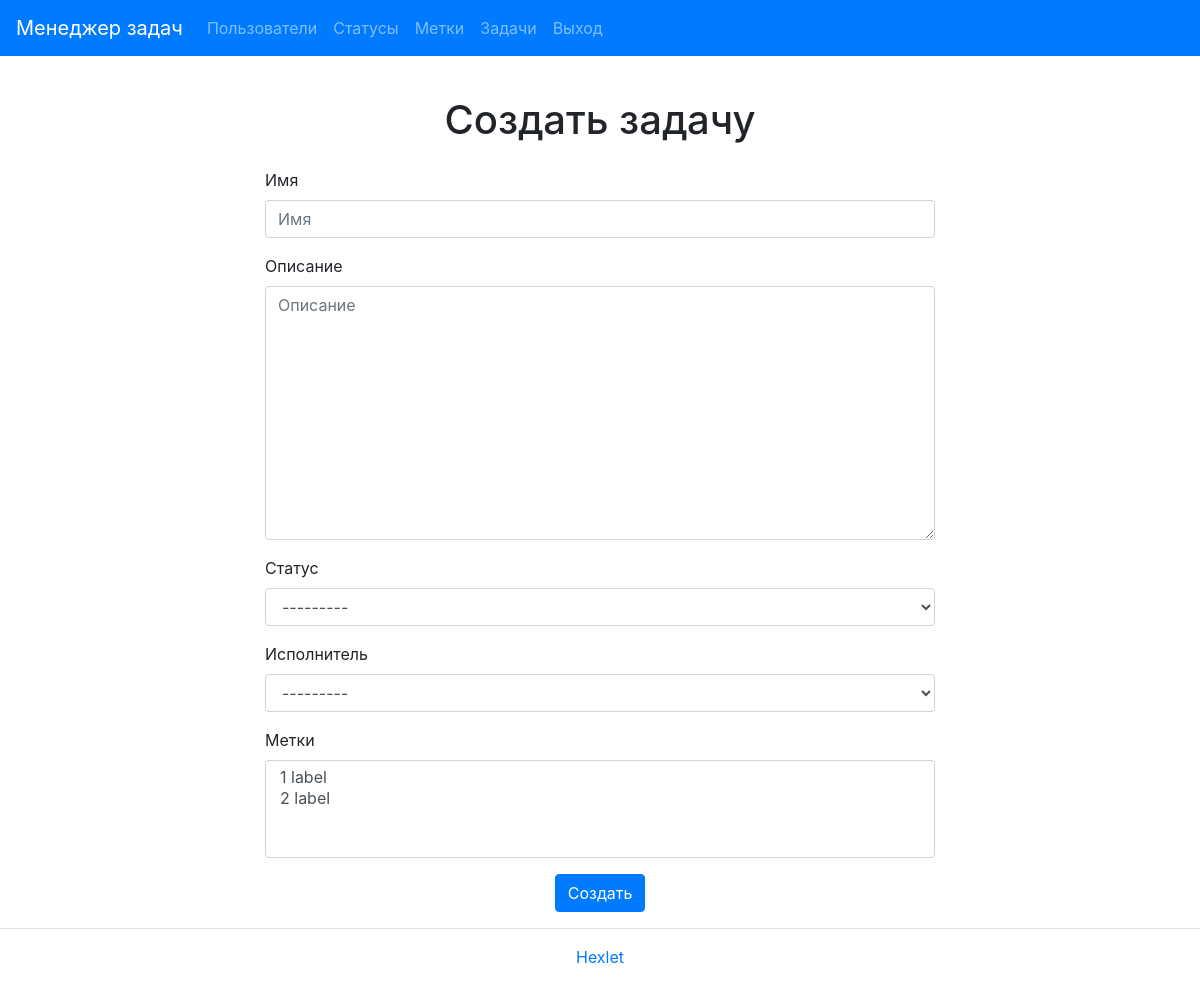
The page /tasks/create/ (signed in) on the database as committed earlier.
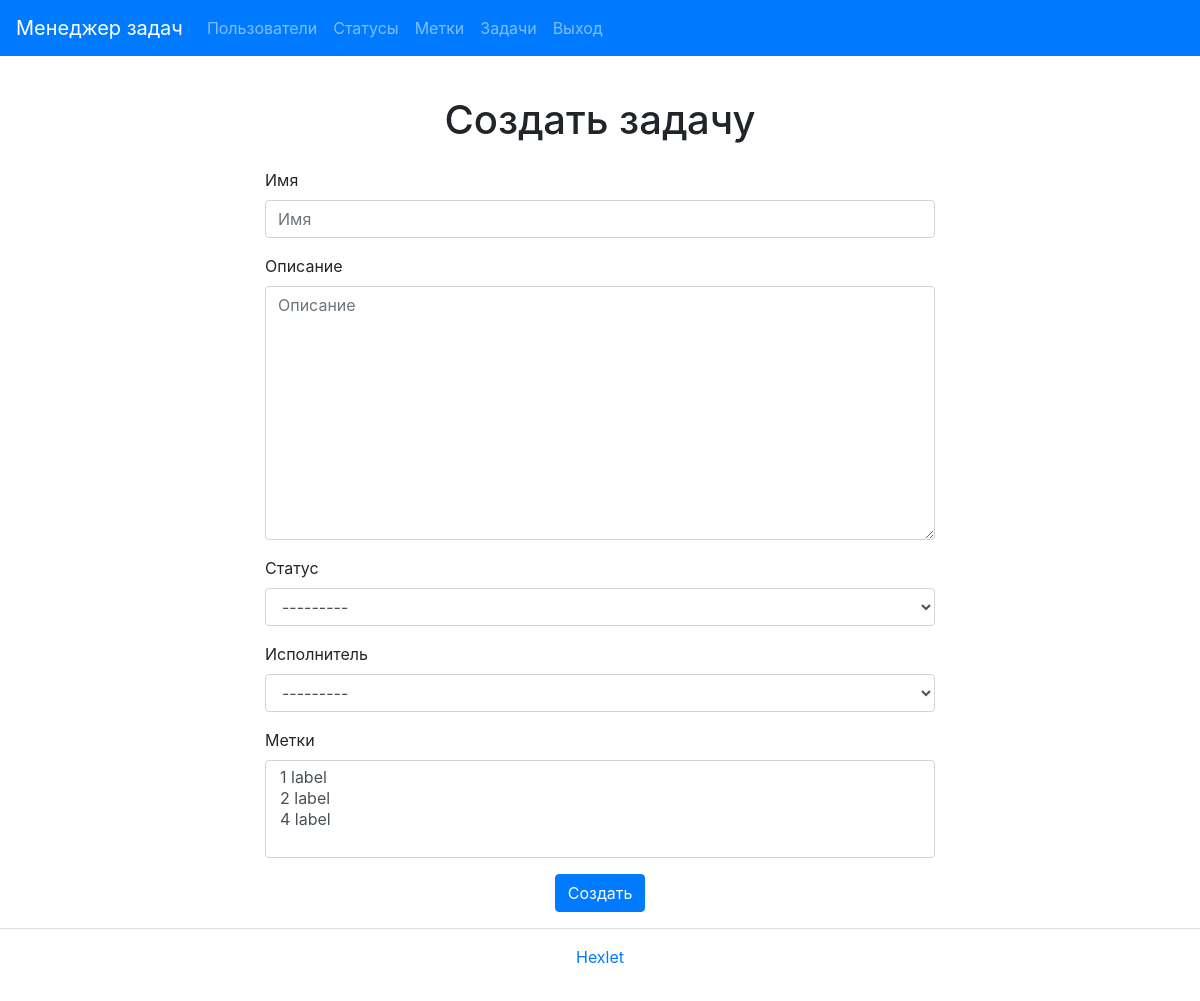
The same page on the database as committed later.
### task_manager/tasks/views.py (the view, shortened to what this page needs)
# urls.py: path('create/', TaskCreateView.as_view(), name='task_create'),
class TaskCreateView(UserLoginMixin, CreateView):
    model = Task
    form_class = TaskCreateForm
    template_name = 'tasks/task_create.html'
    success_message = _('The task was created successfully')

### task_manager/tasks/forms.py
class TaskCreateForm(ModelForm):
    class Meta:
        model = Task
        fields = ['name', 'description', 'status', 'executor', 'labels']

### task_manager/labels/models.py (called while the page is built)
    def __str__(self):
        return self.name

### task_manager/statuses/models.py (called while the page is built)
    def __str__(self):
        return self.name

### task_manager/users/models.py (called while the page is built)
    def __str__(self):
        return self.get_full_name()

### task_manager/templates/tasks/task_create.html (shortened to what this page needs)
{% extends "base.html" %}
{% load i18n %}
{% load bootstrap4 crispy_forms_tags %}
{% block title %}<h1 class="my-4 text-center">{% trans 'Create task' %}</h1>{% endblock %}
{% block content %}
<div class="container  max-width">
    <form method="post">
        {% bootstrap_form form %}
        <div class="form-group text-center">
            <input class="btn btn-primary" type="submit" value="{% trans 'Create' %}">
        </div>
    </form>
</div>
{% endblock %}

Rows that differ between the two databases and show on the page:
changed Status: name "1 status +-" → "1 status upd" (drawn)
Other text that changed with them:
form field labels: "1 label / 2 label" → "1 label / 2 label / 4 label"
